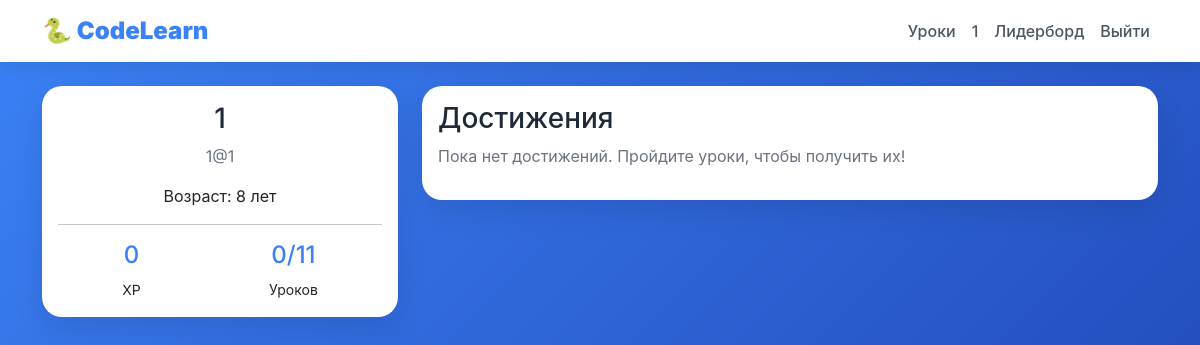
Screenshot of /profile (signed in) with the database file from the repository.
### data/users.py (models this page shows, shortened)
class User(SqlAlchemyBase, UserMixin, SerializerMixin):
    __tablename__ = 'users'
    id = sqlalchemy.Column(sqlalchemy.Integer, primary_key=True, autoincrement=True)
    name = sqlalchemy.Column(sqlalchemy.String, nullable=True)
    about = sqlalchemy.Column(sqlalchemy.String, nullable=True)
    email = sqlalchemy.Column(sqlalchemy.String, index=True, unique=True, nullable=True)
    hashed_password = sqlalchemy.Column(sqlalchemy.String, nullable=True)
    age = sqlalchemy.Column(sqlalchemy.Integer, default=12)
    created_date = sqlalchemy.Column(sqlalchemy.DateTime, default=datetime.datetime.now)
    progress = orm.relationship('UserProgress', back_populates='user', uselist=False)
    achievements = orm.relationship('UserAchievement', back_populates='user')
    quiz_answers = orm.relationship('UserQuizAnswer', back_populates='user')
    task_solutions = orm.relationship('TaskSolution', back_populates='user')

### main.py (the view)
@app.route('/profile')
@login_required
def profile():
    db_sess = get_db()
    progress = db_sess.query(UserProgress).filter(UserProgress.user_id == current_user.id).first()
    total_xp = progress.total_xp if progress else 0
    completed_lessons_count = len(progress.completed_lessons.split(',')) if progress and progress.completed_lessons else 0
    total_lessons = db_sess.query(Lesson).count()
    user_achievements = db_sess.query(UserAchievement).filter(UserAchievement.user_id == current_user.id).join(Achievement).all()
    return render_template("profile.html", user=current_user, total_xp=total_xp, completed_lessons=completed_lessons_count, total_lessons=total_lessons, achievements=user_achievements)

### data/db_session.py (called while the page is built)
def create_session() -> Session:
    global __factory
    return __factory()

### main.py (called while the page is built)
@app.teardown_appcontext
def shutdown_session(exception=None):
    db_sess = getattr(g, '_db_session', None)
    if db_sess:
        db_sess.close()

def get_db():
    if not hasattr(g, '_db_session'):
        g._db_session = db_session.create_session()
    return g._db_session

@login_manager.user_loader
def load_user(user_id):
    db_sess = get_db()
    return db_sess.get(User, user_id)

### templates/profile.html (shortened to what this page needs)
{% extends "base.html" %}
{% block content %}
<div class="row">
    <div class="col-md-4">
        <div class="card text-center">
            <div class="card-body">
                <h3>{{ user.name }}</h3>
                <p class="text-muted">{{ user.email }}</p>
                <p>Возраст: {{ user.age }} лет</p>
                <hr>
                <div class="d-flex justify-content-around">
                    <div>
                        <h4 style="color: #3b82f6;">{{ total_xp }}</h4>
                        <small>XP</small>
                    </div>
                    <div>
                        <h4 style="color: #3b82f6;">{{ completed_lessons }}/{{ total_lessons }}</h4>
                        <small>Уроков</small>
                    </div>
                </div>
            </div>
        </div>
    </div>
    <div class="col-md-8">
        <div class="card">
            <div class="card-body">
                <h3>Достижения</h3>
                {% if achievements %}
                    <div class="row">
                        {% for ua in achievements %}
                            <div class="col-md-6 mb-3">
                                <div class="card text-center">
                                    <div class="card-body">
                                        <h5>{{ ua.achievement.name }}</h5>
                                        <p class="small text-muted">{{ ua.achievement.description }}</p>
                                        <small class="text-muted">Получено: {{ ua.earned_at.strftime('%d.%m.%Y') }}</small>
                                    </div>
                                </div>
                            </div>
                        {% endfor %}
                    </div>
                {% else %}
                    <p class="text-muted">Пока нет достижений. Пройдите уроки, чтобы получить их!</p>
                {% endif %}
            </div>
        </div>
    </div>
</div>
{% endblock %}

### templates/base.html (shortened to what this page needs)
<!DOCTYPE html>
<html lang="ru">
<head>
    <link href="https://cdn.jsdelivr.net/npm/bootstrap@5.1.3/dist/css/bootstrap.min.css" rel="stylesheet">
</head>
<body>
    <div class="code-bg" id="codeBg"></div>
    <nav class="navbar navbar-expand-lg navbar-light">
        <div class="container">
            <a class="navbar-brand" href="/">
                <strong>🐍 CodeLearn</strong>
            </a>
            <div class="collapse navbar-collapse" id="navbarNav">
                <ul class="navbar-nav ms-auto">
                    {% if current_user.is_authenticated %}
                        <li class="nav-item">
                            <a class="nav-link" href="/lessons">Уроки</a>
                        </li>
                        <li class="nav-item">
                            <a class="nav-link" href="/profile">{{ current_user.name }}</a>
                        </li>
                        <li class="nav-item">
                            <a class="nav-link" href="/leaderboard">Лидерборд</a>
                        </li>
                        <li class="nav-item">
                            <a class="nav-link" href="/logout">Выйти</a>
                        </li>
                    {% endif %}
                </ul>
            </div>
        </div>
    </nav>
    <div class="container mt-4" style="position: relative; z-index: 10;">
        {% block content %}{% endblock %}
    </div>
</body>
</html>

### templates/base.html (style rules this page uses)
* { margin: 0; padding: 0; box-sizing: border-box; }
body { background: linear-gradient(135deg, #3b82f6 0%, #1e40af 100%); min-height: 100vh; font-family: 'Inter', -apple-system, BlinkMacSystemFont, sans-serif; position: relative; }
.code-bg { position: fixed; top: 0; left: 0; width: 100%; height: 100%; pointer-events: none; z-index: 0; overflow: hidden; font-family: 'Courier New', monospace; font-size: 14px; color: rgba(255, 255, 255, 0.2); }
.navbar { background: white !important; box-shadow: 0 4px 20px rgba(0,0,0,0.1); position: relative; z-index: 10; }
.navbar-brand { color: #3b82f6 !important; font-weight: bold; font-size: 1.5rem; }
.nav-link { color: #4b5563 !important; font-weight: 500; transition: color 0.3s ease; }
.card { background: white; border-radius: 20px; border: none; box-shadow: 0 10px 30px rgba(0,0,0,0.1); transition: transform 0.3s, box-shadow 0.3s; position: relative; z-index: 10; }
.text-muted { color: #6b7280 !important; }
hr { border-color: #e5e7eb; }
h1, h2, h3, h4, h5 { color: #1f2937; }

### rows the page displays
User: name "1", email "1@1", age "8"

### other values shown
{{ total_xp }} "0"
{{ completed_lessons }} "0"
{{ total_lessons }} "11"
